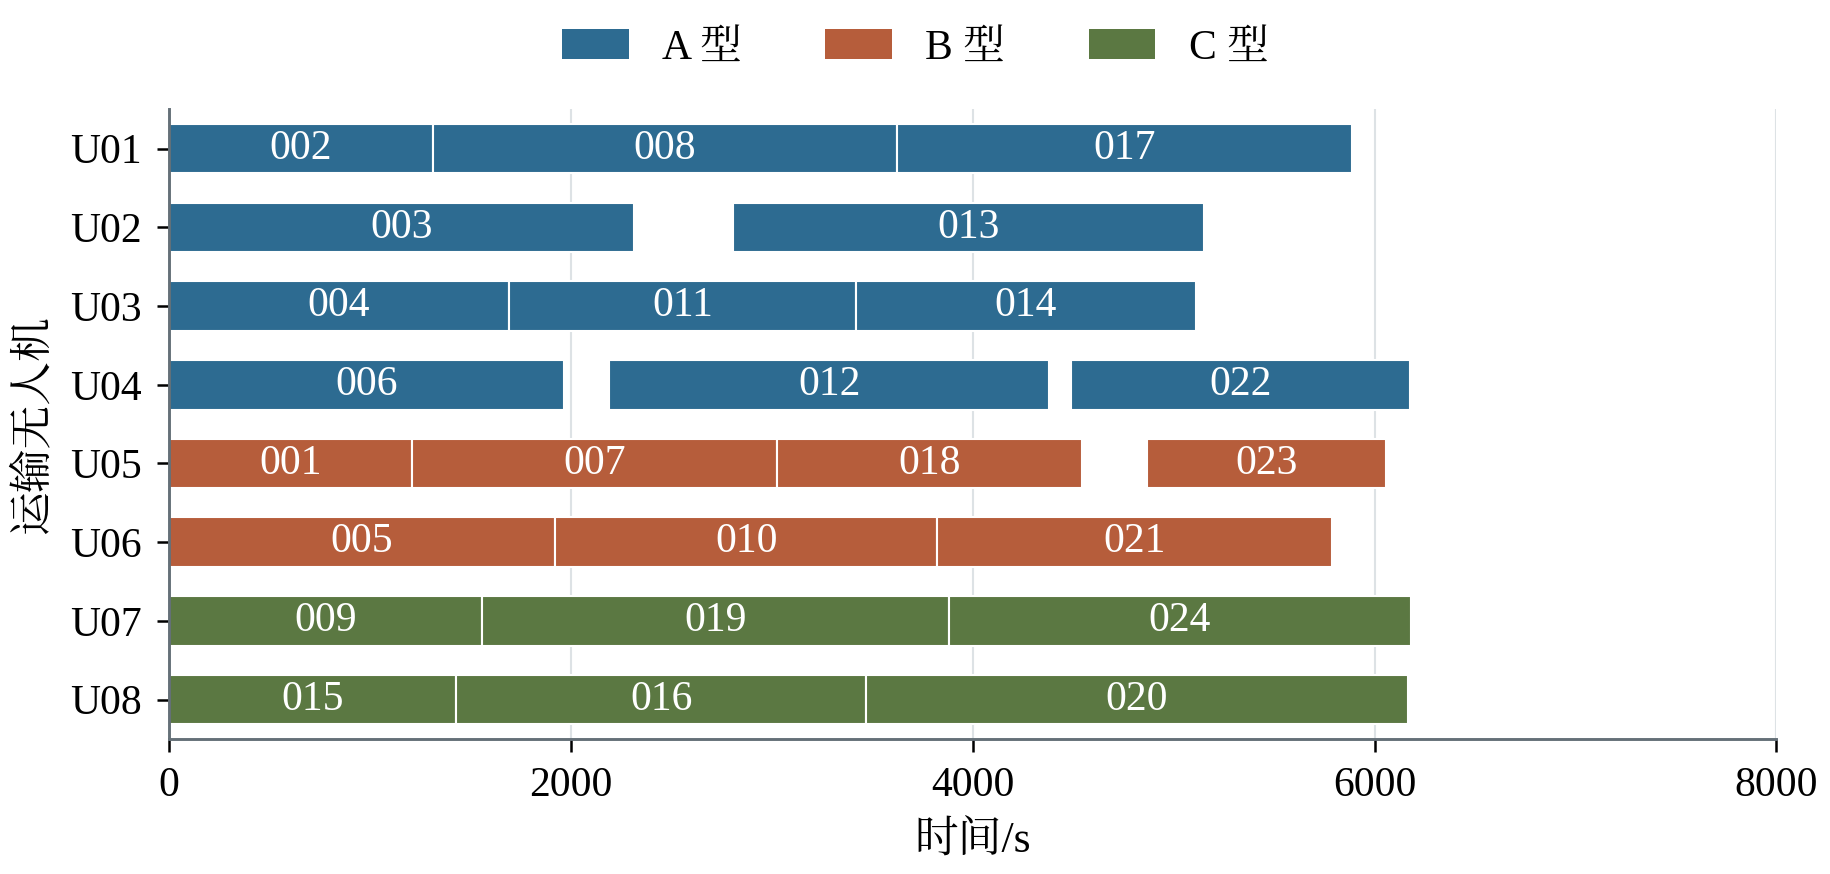

Write Python code to recreate this figure.
"""图13 改进版：问题二运输实体的任务占用及返航时刻（原图源 figures/src/fig_q2_timeline.py 的副本修改）。

改动：删去图内标题与注释（“编号省略 Q2-；色带为准备至返航，未计电池充电”移入图题）；字体与输出沿用本文件夹公共样式。
数据：原图源同名 CSV（各任务的机型、实体、开始与返航时刻），原样复制到本文件夹。
"""
import sys
from pathlib import Path
HERE = Path(__file__).resolve().parent
sys.path.insert(0, str(HERE.parent / "lib"))
import math
import figkit as fk
import matplotlib.pyplot as plt
from matplotlib.patches import Patch
from matplotlib.ticker import MultipleLocator

STEM = "fig_q2_timeline"
SRC_CSV = fk.ORIG_FIG / "src" / f"{STEM}.csv"


def main():
    fk.setup()
    L = fk.labels()
    rows = fk.read_source_csv(SRC_CSV)
    assert rows and len({r["task"] for r in rows}) == len(rows) == 24
    entities = sorted({r["entity"] for r in rows})
    colors = {"A": "#2D6B91", "B": "#B65D3B", "C": "#5B7842"}
    fig, ax = plt.subplots(figsize=(fk.FULL_W, 7.4 * fk.CM), layout="constrained")
    for row in rows:
        start, end = float(row["start"]), float(row["end"])
        y = entities.index(row["entity"])
        ax.barh(y, end - start, left=start, height=0.63, color=colors[row["kind"]], edgecolor="white", linewidth=0.5)
        ax.text((start + end) / 2, y, row["task"].removeprefix("Q2-"), ha="center", va="center", color="white", fontsize=10)
    ax.set_yticks(range(len(entities)), entities)
    ax.set_ylim(len(entities) - 0.5, -0.5)
    ax.set_xlim(0, math.ceil(max(float(r["end"]) for r in rows) / 2000) * 2000)
    ax.set_xlabel(L["common"]["time_s"])
    ax.set_ylabel("运输无人机")
    ax.xaxis.set_major_locator(MultipleLocator(2000))
    ax.grid(axis="x", zorder=0)
    ax.set_axisbelow(True)
    fig.legend(handles=[Patch(facecolor=c, label=f"{k} 型") for k, c in colors.items()], ncol=3,
               loc="outside upper center")
    fk.copy_source_csv(SRC_CSV, HERE, STEM)
    fk.save(fig, HERE, STEM, figure_id="图13（改进版）",
            caption="问题二运输实体的任务占用及返航时刻（编号省略“Q2-”；色带为准备开始至返航，不含电池充电）",
            section="7.5", sources=[SRC_CSV],
            key_values={"tasks": len(rows), "entities": entities,
                        "makespan_s": max(float(r["end"]) for r in rows)},
            notes="与原图相比只删去图内标题和注释，数据与画法不变。")


if __name__ == "__main__":
    main()
